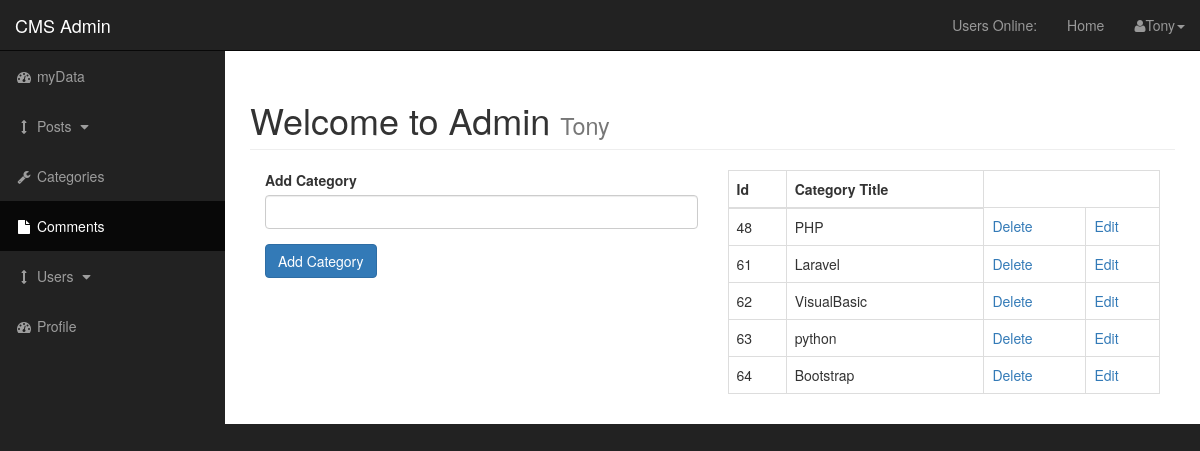
/admin/admin_category.php (signed in), run on the app's committed database.
### tables this page shows
CREATE TABLE `categories` (
  `cat_id` int(3) NOT NULL,
  `cat_title` varchar(255) NOT NULL
);

### admin/functions.php (the view, shortened to what this page needs)
<?php
function findAllcategories(){
    global $connection;
    $query = "SELECT * FROM categories";
$select_categories_query = mysqli_query($connection,$query);
while($row = mysqli_fetch_assoc($select_categories_query )) {
    $cat_id = $row['cat_id'];
    $cat_title = $row['cat_title'];
echo "<tr>";
echo "<td>{$cat_id}</td>";
echo "<td>{$cat_title}</td>";
echo "<td><a  onClick = \" javascript: return confirm('Are you sure you want to delete?');\"   href = 'admin_category.php?Delete={$cat_id}'>Delete</a></td>";
echo "<td><a href = 'admin_category.php?Edit={$cat_id}'>Edit</a></td>";
echo "</tr>";
}
}
?>

### admin/Includes/admin_header.php (shortened to what this page needs)
<?php include "functions.php";
?>
<!DOCTYPE html>
<html lang="en">
<head>
    <link href="css/bootstrap.min.css" rel="stylesheet">
    <link href="css/sb-admin.css" rel="stylesheet">
    <link href="font-awesome/css/font-awesome.min.css" rel="stylesheet" type="text/css">
    <link href="css/style.css" rel="stylesheet">
</head>
<body>

### admin/admin_category.php (shortened to what this page needs)
<?php
 include "Includes/admin_header.php";
 ?>
<div id="wrapper">
    <?php
         include "Includes/admin_navigation.php";
          ?>
    <div id="page-wrapper">
        <div class="container-fluid">
            <div class="row">
                <div class="col-lg-12">
                    <h1 class="page-header">
                        Welcome to Admin
                        <small><?php echo $_SESSION['username']; ?></small>
                    </h1>
                    <div class="col-xs-6">
                        <form action="" method="post">
                            <div class="form-group">
                                <label for="cat-title">Add Category</label>
                                <input type="text" class="form-control" name="cat_title" required>
                            </div>
                            <div class="form-group">
                                <input class="btn btn-primary" type="submit" name="submit" value="Add Category">
                            </div>
                        </form>
                    </div>
                    <div class="col-xs-6">
                        <table class="table table-bordered table hover">
                            <thead>
                                <tr>
                                    <th>Id</th>
                                    <th>Category Title</th>
                                </tr>
                            </thead>
                            <?php
findAllcategories()
?>
                        </table>
                    </div>
                </div>
            </div>
        </div>
        <?php
        include "Includes/admin_footer.php";
         ?>

### admin/Includes/admin_navigation.php (shortened to what this page needs)
<nav class="navbar navbar-inverse navbar-fixed-top" role="navigation">
    <div class="navbar-header">
        <a class="navbar-brand" href="index.php">CMS Admin</a>
    </div>
    <ul class="nav navbar-right top-nav">
        <li>
            <a href="">Users Online: <span class="usersOnline"></span></a>
        </li>
        <li>
            <a href="../index.php">Home</a>
        </li>
        <li class="dropdown">
            <a href="#" class="dropdown-toggle" data-toggle="dropdown"><i
                    class="fa fa-user"></i><?php echo $_SESSION['username'];?><b class="caret"></b></a>
        </li>
    </ul>
    <div class="collapse navbar-collapse navbar-ex1-collapse">
        <ul class="nav navbar-nav side-nav">
            <li>
                <a href="index.php"><i class="fa fa-fw fa-dashboard"></i> myData</a>
            </li>
            <li>
                <a href="javascript:;" data-toggle="collapse" data-target="#post_dropdown"><i
                        class="fa fa-fw fa-arrows-v"></i> Posts <i class="fa fa-fw fa-caret-down"></i></a>
            </li>
            <li>
                <a href="./admin_category.php"><i class="fa fa-fw fa-wrench"></i> Categories </a>
            </li>
            <li class="active">
                <a href="comments.php"><i class="fa fa-fw fa-file"></i> Comments</a>
            </li>
            <li>
                <a href="javascript:;" data-toggle="collapse" data-target="#demo"><i class="fa fa-fw fa-arrows-v"></i>
                    Users <i class="fa fa-fw fa-caret-down"></i></a>
            </li>
            <li>
                <a href="profile.php"><i class="fa fa-fw fa-dashboard"></i> Profile</a>
            </li>
        </ul>
    </div>
</nav>

### admin/Includes/admin_footer.php (shortened to what this page needs)
</div>
</body>
</html>

### admin/css/sb-admin.css (style rules this page uses)
body { margin-top: 100px; background-color: #222; }
@media (min-width:768px) { body { margin-top: 50px; } }
#wrapper { padding-left: 0; }
#page-wrapper { width: 100%; padding: 0; background-color: #fff; }
@media (min-width:768px) { #wrapper { padding-left: 225px; } }
@media (min-width:768px) { #page-wrapper { padding: 10px; } }
.top-nav { padding: 0 15px; }
.top-nav>li { display: inline-block; float: left; }
.top-nav>li>a { padding-top: 15px; padding-bottom: 15px; line-height: 20px; color: #999; }
@media (min-width:768px) { .side-nav { position: fixed; top: 51px; left: 225px; width: 225px; margin-left: -225px; border: none; border-radius: 0; overflow-y: auto; background-color: #222; } }
@media (min-width:768px) { .side-nav>li>a { width: 225px; } }

### data on the page
categories: cat_id "48", cat_title "PHP"
categories: cat_id "61", cat_title "Laravel"
categories: cat_id "62", cat_title "VisualBasic"
categories: cat_id "63", cat_title "python"
categories: cat_id "64", cat_title "Bootstrap"

### other printed values
$_SESSION['username'] "Tony"
